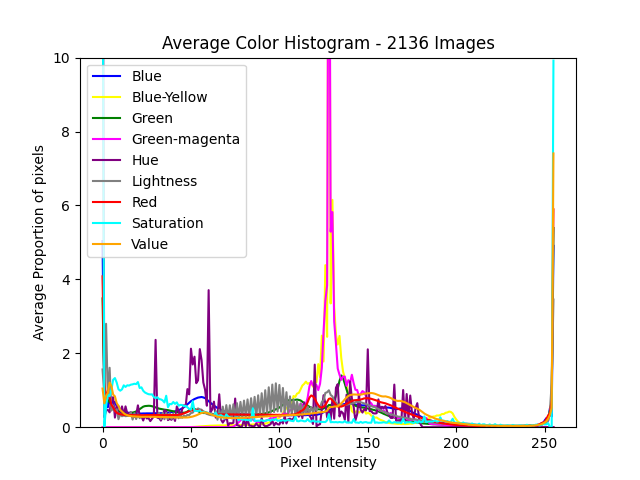
#> input picture Test/Test_Apple_Black_rot_color_histogram_multiple.png, 640 x 480 px; its folder holds only this picture in this run
$ python -i Histogram2.py   (imports and definitions only)
#> lines starting #> are read from the running program, lines starting #| are printed output that depends on the picture
#> further down, picture is the input picture: shape (480, 640, 3); mean B, G, R 244.2, 243.2, 245.5
#!/usr/bin/env python3

from cv2 import (imread, cvtColor, COLOR_BGR2HLS, COLOR_BGR2HSV, calcHist,
                 split, COLOR_BGR2LAB)
from matplotlib.pyplot import (legend, close, title, xlabel, ylabel, savefig,
                               ylim, subplots)
from pathlib import Path
from numpy import ndarray
from os import path
from pandas import DataFrame, concat, read_csv
from utils import load
from stats import (get_len, get_min, get_max, get_standard_deviation,
                   get_quartile, get_median, get_mean)
from sys import argv
import glob


# Helper to calculate histogram
def calc_hist(channel):
    return calcHist([channel], [0], None, [256], [0, 256])


def get_additional_values(img: ndarray) -> tuple:
    # Tuple is an immutable ordered collection of items.
    # Convert to HLS and HSV color spaces
    hls_img = cvtColor(img, COLOR_BGR2HLS)
#> hls_img: shape (480, 640, 3); mean of channels 0, 1, 2 4.9, 243.7, 10.7
    hsv_img = cvtColor(img, COLOR_BGR2HSV)
#> hsv_img: shape (480, 640, 3); mean H, S, V 4.9, 8.7, 247.3

    # Split channels
    h_hls, l, s_hls = split(hls_img)  # HLS channels
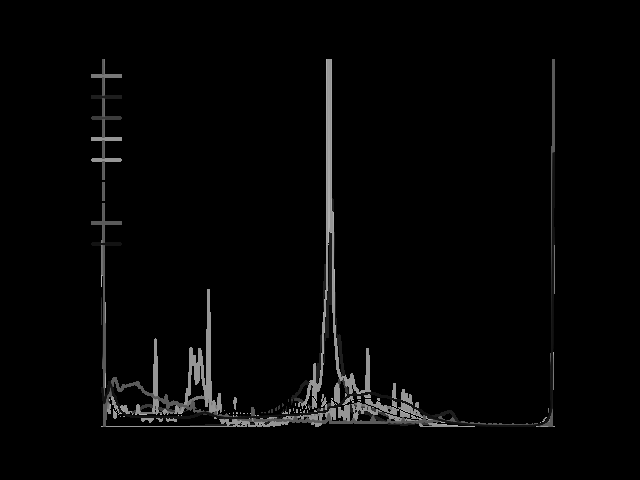
#> h_hls: shape (480, 640); min 0, max 180, mean 4.9
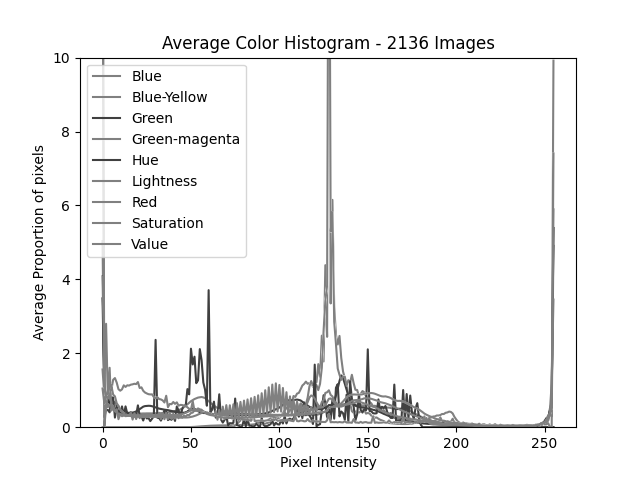
#> l: shape (480, 640); min 0, max 255, mean 243.7
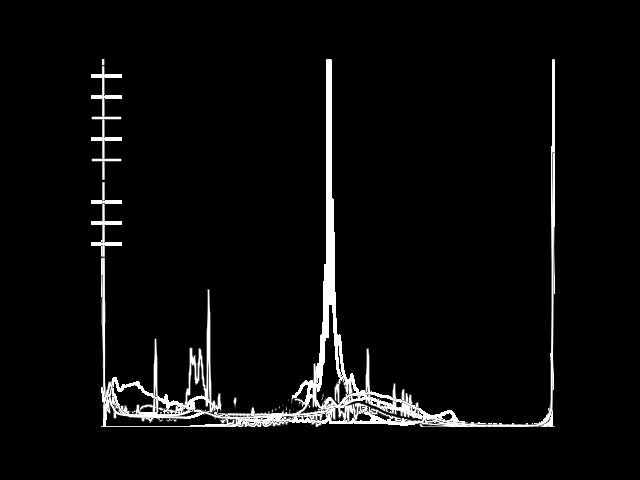
#> s_hls: shape (480, 640); min 0, max 255, mean 10.7
    h_hsv, s_hsv, v = split(hsv_img)  # HSV channels
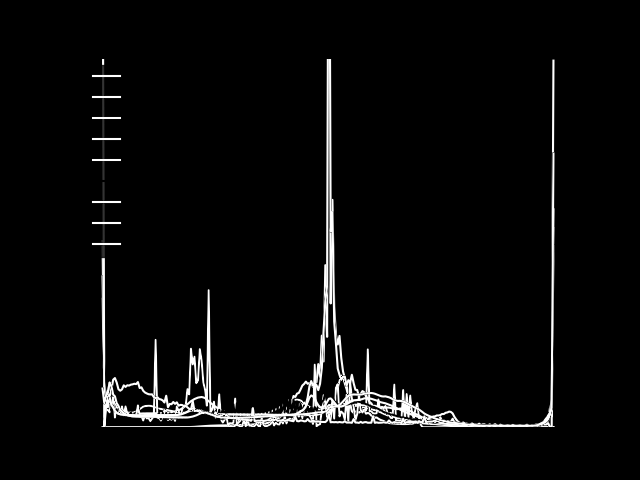
#> s_hsv: shape (480, 640); min 0, max 255, mean 8.7
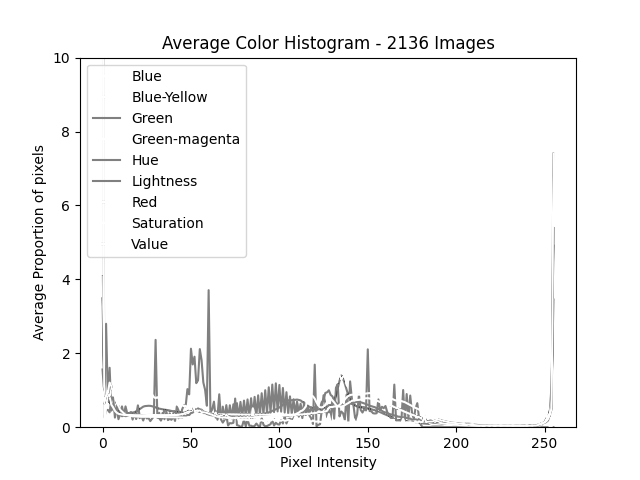
#> v: shape (480, 640); min 0, max 255, mean 247.3

    return (l, h_hls, s_hls, v)


# [259 lines left out: functions calculate_histogram_stats, plot_multiple_images_histogram, not called in this run]

>>> import cv2
>>> picture = cv2.imread('Test/Test_Apple_Black_rot_color_histogram_multiple.png')
>>> result = get_additional_values(picture)
